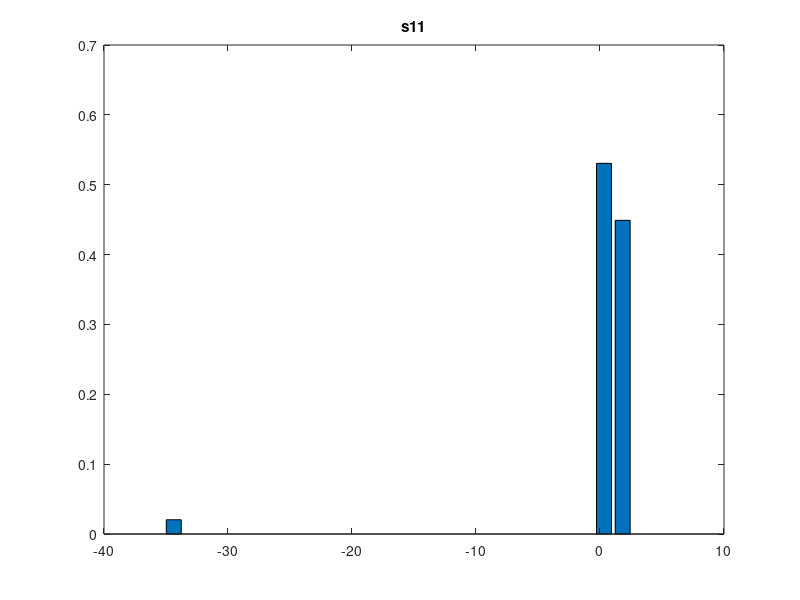
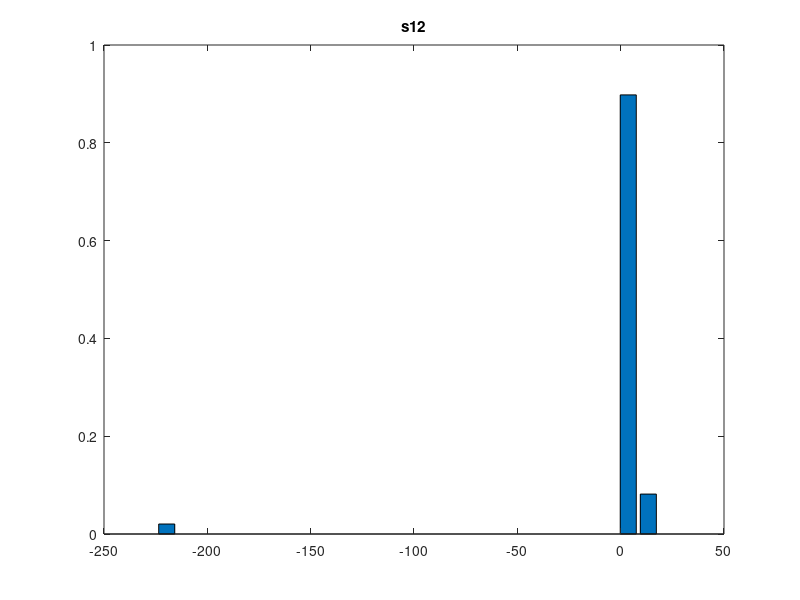
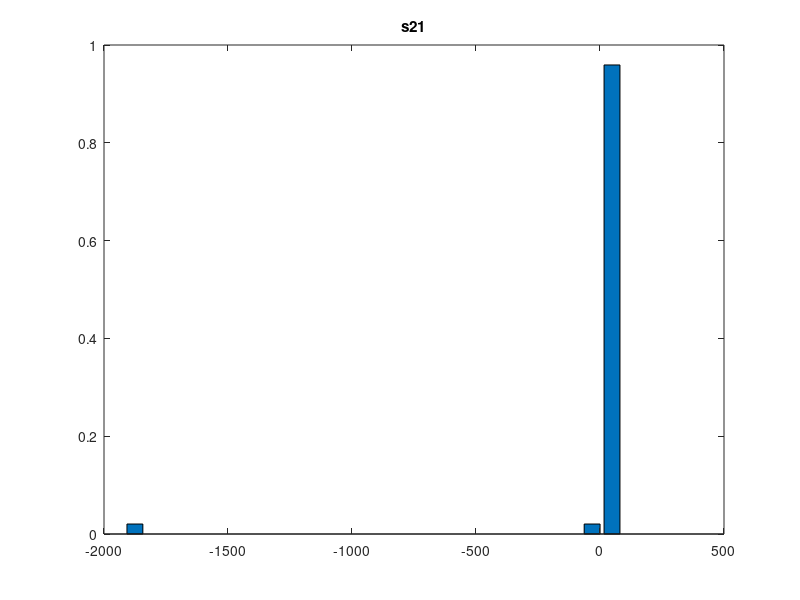
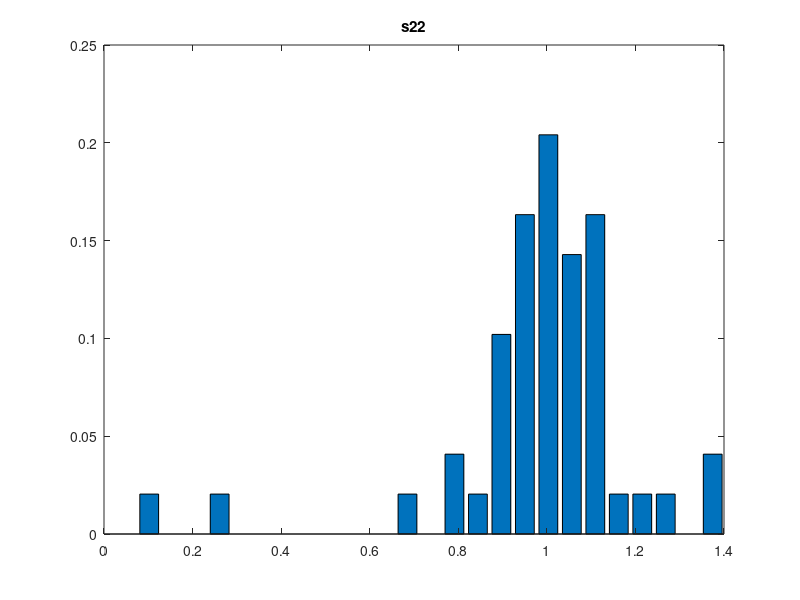

These charts were generated, in order, by the following MATLAB code:
close all

xcoords = load('vertex_xcoords.dat');
ycoords = load('vertex_ycoords.dat');

range_n = size(xcoords,1);
range_t = size(xcoords,2) - 1;
% range_t = 2;

position = cell(range_t+1, 1);
for t = 1 : range_t+1
    position{t} = [xcoords(:,t) ycoords(:,t)];
end

X = cell(range_t+1,1);
Y = cell(range_t+1,1);
length = cell(range_t+1,1);
del_l = cell(range_t+1,1);
strain = cell(range_t+1,1);
del_t = 1;


for t = 1 : range_t
    length{t} = zeros(6,6);
    for n = 1 : range_n
        for m = 1 : n
            length{t}(n,m) = sqrt((position{t}(n,:) - position{t}(m,:))*transpose(position{t}(n,:) - position{t}(m,:)));
            length{t}(m,n) = length{t}(n,m);
        end
    end
end

for t = 1+del_t : range_t
    del_l{t} = length{t} - length{t-del_t};
end



for t = 1+del_t : range_t
    X{t} = zeros(2,2);
    Y{t} = zeros(2,2);
    for i = 1 : 2
       for j = 1 : 2
          for n = 1:range_n
              X{t}(i,j) = X{t}(i,j) + (position{t}(n,i) - position{t}(1,i))*(position{t-del_t}(n,j) - position{t-del_t}(1,j));
              Y{t}(i,j) = Y{t}(i,j) + (position{t-del_t}(n,i) - position{t-del_t}(1,i))*(position{t-del_t}(n,j) - position{t-del_t}(1,j));
          end
       end
    end
end

s11 = [];
s12 = [];
s21 = [];
s22 = [];

for t = 1+del_t : range_t
    strain{t} = zeros(2,2);
    for i = 1 : 2
      for j = 1 : 2
        for k = 1 : 2
          strain{t}(i,j) = strain{t}(i,j) + (X{t}(i,k) / Y{t}(j,k));
        end
      end
    end

    strain{t} = strain{t} - [1 0; 0 1];
    s11 = [s11 strain{t}(1,1)];
    s12 = [s12 strain{t}(1,2)];
    s21 = [s21 strain{t}(2,1)];
    s22 = [s22 strain{t}(2,2)];

end

fig= figure;
[f,x] = hist(s11, 25);
bar(x, f/sum(f))
title('s11')

fig= figure;
[f,x] = hist(s12, 25);
bar(x, f/sum(f))
title('s12')

fig= figure;
[f,x] = hist(s21, 25);
bar(x, f/sum(f))
title('s21')

fig= figure;
[f,x] = hist(s22, 25);
bar(x, f/sum(f))
title('s22')
